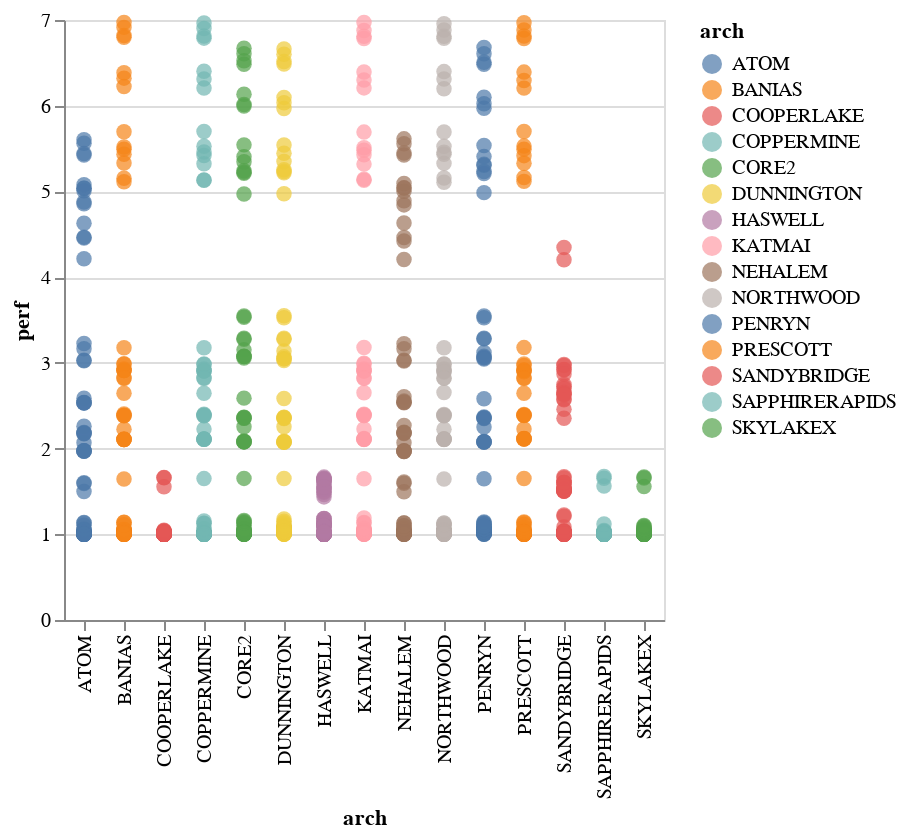

Notebook code for this chart:
### Code cell
alt.Chart(df).mark_circle(size=60).encode(
    x='arch',
    y='perf',
    color='arch')

### Figure 1 — Vega-Lite specification as saved in the notebook (floating-point values rounded to 4 significant figures; data arrays with more than 128 entries replaced by an {"elided": "..."} marker saying what was removed)
{"config": {"view": {"continuousWidth": 300, "continuousHeight": 300}}, "data": {"name": "data-52ac8af60ea3c8c0df3451af329b9392"}, "mark": {"type": "circle", "size": 60}, "encoding": {"color": {"field": "arch", "type": "nominal"}, "x": {"field": "arch", "type": "nominal"}, "y": {"field": "perf", "type": "quantitative"}}, "$schema": "https://vega.github.io/schema/vega-lite/v5.17.0.json", "datasets": {"data-52ac8af60ea3c8c0df3451af329b9392": {"elided": "1245 records"}}}
